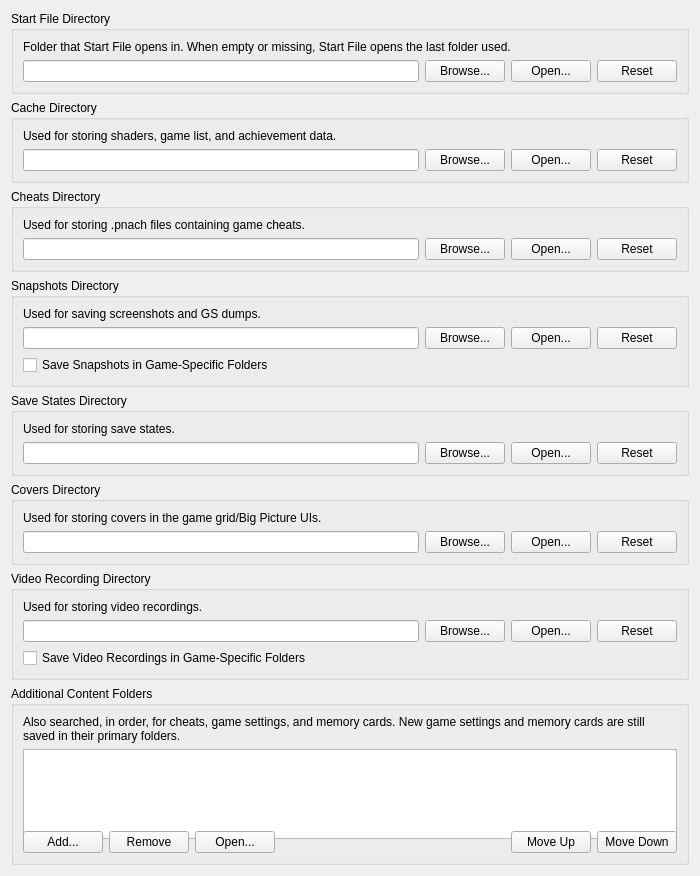
<?xml version="1.0" encoding="UTF-8"?>
<ui version="4.0">
 <class>FolderSettingsWidget</class>
 <widget class="QWidget" name="FolderSettingsWidget">
  <property name="geometry">
   <rect>
    <x>0</x>
    <y>0</y>
    <width>700</width>
    <height>700</height>
   </rect>
  </property>
  <layout class="QVBoxLayout" name="verticalLayout">
   <item>
    <widget class="QGroupBox" name="startFileGroup">
     <property name="title">
      <string>Start File Directory</string>
     </property>
     <layout class="QGridLayout" name="startFileLayout">
      <item row="0" column="0" colspan="4">
       <widget class="QLabel" name="startFileLabel">
        <property name="text">
         <string>Folder that Start File opens in. When empty or missing, Start File opens the last folder used.</string>
        </property>
        <property name="wordWrap">
         <bool>true</bool>
        </property>
        <property name="textInteractionFlags">
         <set>Qt::TextInteractionFlag::TextBrowserInteraction</set>
        </property>
        <property name="buddy">
         <cstring>startFile</cstring>
        </property>
       </widget>
      </item>
      <item row="1" column="0">
       <widget class="QLineEdit" name="startFile"/>
      </item>
      <item row="1" column="1">
       <widget class="QPushButton" name="startFileBrowse">
        <property name="text">
         <string>Browse...</string>
        </property>
       </widget>
      </item>
      <item row="1" column="2">
       <widget class="QPushButton" name="startFileOpen">
        <property name="text">
         <string>Open...</string>
        </property>
       </widget>
      </item>
      <item row="1" column="3">
       <widget class="QPushButton" name="startFileReset">
        <property name="text">
         <string>Reset</string>
        </property>
       </widget>
      </item>
     </layout>
    </widget>
   </item>
   <item>
    <widget class="QGroupBox" name="cacheGroup">
     <property name="title">
      <string>Cache Directory</string>
     </property>
     <layout class="QGridLayout" name="gridLayout_3">
      <item row="1" column="0">
       <widget class="QLineEdit" name="cache"/>
      </item>
      <item row="1" column="1">
       <widget class="QPushButton" name="cacheBrowse">
        <property name="text">
         <string>Browse...</string>
        </property>
       </widget>
      </item>
      <item row="1" column="2">
       <widget class="QPushButton" name="cacheOpen">
        <property name="text">
         <string>Open...</string>
        </property>
       </widget>
      </item>
      <item row="1" column="3">
       <widget class="QPushButton" name="cacheReset">
        <property name="text">
         <string>Reset</string>
        </property>
       </widget>
      </item>
      <item row="0" column="0" colspan="4">
       <widget class="QLabel" name="cacheLabel">
        <property name="text">
         <string>Used for storing shaders, game list, and achievement data.</string>
        </property>
        <property name="textInteractionFlags">
         <set>Qt::TextInteractionFlag::TextBrowserInteraction</set>
        </property>
        <property name="buddy">
         <cstring>cache</cstring>
        </property>
       </widget>
      </item>
     </layout>
    </widget>
   </item>
   <item>
    <widget class="QGroupBox" name="cheatsGroup">
     <property name="title">
      <string>Cheats Directory</string>
     </property>
     <layout class="QGridLayout" name="gridLayout_5">
      <item row="1" column="0">
       <widget class="QLineEdit" name="cheats"/>
      </item>
      <item row="1" column="1">
       <widget class="QPushButton" name="cheatsBrowse">
        <property name="text">
         <string>Browse...</string>
        </property>
       </widget>
      </item>
      <item row="1" column="2">
       <widget class="QPushButton" name="cheatsOpen">
        <property name="text">
         <string>Open...</string>
        </property>
       </widget>
      </item>
      <item row="1" column="3">
       <widget class="QPushButton" name="cheatsReset">
        <property name="text">
         <string>Reset</string>
        </property>
       </widget>
      </item>
      <item row="0" column="0" colspan="4">
       <widget class="QLabel" name="cheatsLabel">
        <property name="text">
         <string>Used for storing .pnach files containing game cheats.</string>
        </property>
        <property name="textInteractionFlags">
         <set>Qt::TextInteractionFlag::TextBrowserInteraction</set>
        </property>
        <property name="buddy">
         <cstring>cheats</cstring>
        </property>
       </widget>
      </item>
     </layout>
    </widget>
   </item>
   <item>
    <widget class="QGroupBox" name="snapshotsGroup">
     <property name="title">
      <string>Snapshots Directory</string>
     </property>
     <layout class="QGridLayout" name="gridLayout">
      <item row="1" column="0">
       <widget class="QLineEdit" name="snapshots"/>
      </item>
      <item row="1" column="1">
       <widget class="QPushButton" name="snapshotsBrowse">
        <property name="text">
         <string>Browse...</string>
        </property>
       </widget>
      </item>
      <item row="1" column="2">
       <widget class="QPushButton" name="snapshotsOpen">
        <property name="text">
         <string>Open...</string>
        </property>
       </widget>
      </item>
      <item row="1" column="3">
       <widget class="QPushButton" name="snapshotsReset">
        <property name="text">
         <string>Reset</string>
        </property>
       </widget>
      </item>
      <item row="0" column="0" colspan="4">
       <widget class="QLabel" name="snaphotsLabel">
        <property name="text">
         <string>Used for saving screenshots and GS dumps.</string>
        </property>
        <property name="textInteractionFlags">
         <set>Qt::TextInteractionFlag::TextBrowserInteraction</set>
        </property>
        <property name="buddy">
         <cstring>snapshots</cstring>
        </property>
       </widget>
      </item>
      <item row="2" column="0" colspan="4">
       <widget class="QCheckBox" name="organizeSnapshotsByGame">
        <property name="text">
         <string>Save Snapshots in Game-Specific Folders</string>
        </property>
       </widget>
      </item>
     </layout>
    </widget>
   </item>
   <item>
    <widget class="QGroupBox" name="saveStatesGroup">
     <property name="title">
      <string>Save States Directory</string>
     </property>
     <layout class="QGridLayout" name="gridLayout_2">
      <item row="0" column="0" colspan="4">
       <widget class="QLabel" name="saveStatesLabel">
        <property name="text">
         <string>Used for storing save states.</string>
        </property>
        <property name="textInteractionFlags">
         <set>Qt::TextInteractionFlag::TextBrowserInteraction</set>
        </property>
        <property name="buddy">
         <cstring>saveStates</cstring>
        </property>
       </widget>
      </item>
      <item row="1" column="1">
       <widget class="QPushButton" name="saveStatesBrowse">
        <property name="text">
         <string>Browse...</string>
        </property>
       </widget>
      </item>
      <item row="1" column="3">
       <widget class="QPushButton" name="saveStatesReset">
        <property name="text">
         <string>Reset</string>
        </property>
       </widget>
      </item>
      <item row="1" column="0">
       <widget class="QLineEdit" name="saveStates"/>
      </item>
      <item row="1" column="2">
       <widget class="QPushButton" name="saveStatesOpen">
        <property name="text">
         <string>Open...</string>
        </property>
       </widget>
      </item>
     </layout>
    </widget>
   </item>
   <item>
    <widget class="QGroupBox" name="coversGroup">
     <property name="title">
      <string>Covers Directory</string>
     </property>
     <layout class="QGridLayout" name="gridLayout_4">
      <item row="1" column="0">
       <widget class="QLineEdit" name="covers"/>
      </item>
      <item row="1" column="1">
       <widget class="QPushButton" name="coversBrowse">
        <property name="text">
         <string>Browse...</string>
        </property>
       </widget>
      </item>
      <item row="1" column="2">
       <widget class="QPushButton" name="coversOpen">
        <property name="text">
         <string>Open...</string>
        </property>
       </widget>
      </item>
      <item row="1" column="3">
       <widget class="QPushButton" name="coversReset">
        <property name="text">
         <string>Reset</string>
        </property>
       </widget>
      </item>
      <item row="0" column="0" colspan="4">
       <widget class="QLabel" name="coversLabel">
        <property name="text">
         <string>Used for storing covers in the game grid/Big Picture UIs.</string>
        </property>
        <property name="textInteractionFlags">
         <set>Qt::TextInteractionFlag::TextBrowserInteraction</set>
        </property>
        <property name="buddy">
         <cstring>covers</cstring>
        </property>
       </widget>
      </item>
     </layout>
    </widget>
   </item>
   <item>
    <widget class="QGroupBox" name="videoDumpDirectory">
     <property name="title">
      <string>Video Recording Directory</string>
     </property>
     <layout class="QGridLayout" name="gridLayout_7">
      <item row="3" column="2">
       <widget class="QPushButton" name="videoDumpingDirectoryOpen">
        <property name="text">
         <string>Open...</string>
        </property>
       </widget>
      </item>
      <item row="3" column="0">
       <widget class="QLineEdit" name="videoDumpingDirectory"/>
      </item>
      <item row="3" column="1">
       <widget class="QPushButton" name="videoDumpingDirectoryBrowse">
        <property name="text">
         <string>Browse...</string>
        </property>
       </widget>
      </item>
      <item row="0" column="0">
       <widget class="QLabel" name="videoDumpLabel">
        <property name="text">
         <string>Used for storing video recordings.</string>
        </property>
        <property name="textInteractionFlags">
         <set>Qt::TextInteractionFlag::TextBrowserInteraction</set>
        </property>
        <property name="buddy">
         <cstring>videoDumpingDirectory</cstring>
        </property>
       </widget>
      </item>
      <item row="3" column="3">
       <widget class="QPushButton" name="videoDumpingDirectoryReset">
        <property name="text">
         <string>Reset</string>
        </property>
       </widget>
      </item>
      <item row="4" column="0">
       <widget class="QCheckBox" name="organizeVideoDumpByGame">
        <property name="text">
         <string>Save Video Recordings in Game-Specific Folders</string>
        </property>
       </widget>
      </item>
     </layout>
    </widget>
   </item>
   <item>
    <widget class="QGroupBox" name="additionalContentFoldersGroup">
     <property name="title">
      <string>Additional Content Folders</string>
     </property>
     <layout class="QVBoxLayout" name="additionalContentFoldersLayout">
      <item>
       <widget class="QLabel" name="additionalContentFoldersLabel">
        <property name="text">
         <string>Also searched, in order, for cheats, game settings, and memory cards. New game settings and memory cards are still saved in their primary folders.</string>
        </property>
        <property name="wordWrap">
         <bool>true</bool>
        </property>
       </widget>
      </item>
      <item>
       <widget class="QListWidget" name="additionalContentFolders">
        <property name="minimumSize">
         <size>
          <width>0</width>
          <height>90</height>
         </size>
        </property>
       </widget>
      </item>
      <item>
       <layout class="QHBoxLayout" name="additionalContentFoldersButtons">
        <item>
         <widget class="QPushButton" name="additionalContentFolderAdd">
          <property name="text">
           <string>Add...</string>
          </property>
         </widget>
        </item>
        <item>
         <widget class="QPushButton" name="additionalContentFolderRemove">
          <property name="text">
           <string>Remove</string>
          </property>
         </widget>
        </item>
        <item>
         <widget class="QPushButton" name="additionalContentFolderOpen">
          <property name="text">
           <string>Open...</string>
          </property>
         </widget>
        </item>
        <item>
         <spacer name="additionalContentFoldersButtonSpacer">
          <property name="orientation">
           <enum>Qt::Orientation::Horizontal</enum>
          </property>
          <property name="sizeHint" stdset="0">
           <size>
            <width>40</width>
            <height>20</height>
           </size>
          </property>
         </spacer>
        </item>
        <item>
         <widget class="QPushButton" name="additionalContentFolderUp">
          <property name="text">
           <string>Move Up</string>
          </property>
         </widget>
        </item>
        <item>
         <widget class="QPushButton" name="additionalContentFolderDown">
          <property name="text">
           <string>Move Down</string>
          </property>
         </widget>
        </item>
       </layout>
      </item>
     </layout>
    </widget>
   </item>
   <item>
    <spacer name="verticalSpacer">
     <property name="orientation">
      <enum>Qt::Orientation::Vertical</enum>
     </property>
     <property name="sizeHint" stdset="0">
      <size>
       <width>20</width>
       <height>0</height>
      </size>
     </property>
    </spacer>
   </item>
  </layout>
 </widget>
 <tabstops>
  <tabstop>startFile</tabstop>
  <tabstop>startFileBrowse</tabstop>
  <tabstop>startFileOpen</tabstop>
  <tabstop>startFileReset</tabstop>
  <tabstop>cache</tabstop>
  <tabstop>cacheBrowse</tabstop>
  <tabstop>cacheOpen</tabstop>
  <tabstop>cacheReset</tabstop>
  <tabstop>cheats</tabstop>
  <tabstop>cheatsBrowse</tabstop>
  <tabstop>cheatsOpen</tabstop>
  <tabstop>cheatsReset</tabstop>
  <tabstop>snapshots</tabstop>
  <tabstop>snapshotsBrowse</tabstop>
  <tabstop>snapshotsOpen</tabstop>
  <tabstop>snapshotsReset</tabstop>
  <tabstop>organizeSnapshotsByGame</tabstop>
  <tabstop>saveStates</tabstop>
  <tabstop>saveStatesBrowse</tabstop>
  <tabstop>saveStatesOpen</tabstop>
  <tabstop>saveStatesReset</tabstop>
  <tabstop>covers</tabstop>
  <tabstop>coversBrowse</tabstop>
  <tabstop>coversOpen</tabstop>
  <tabstop>coversReset</tabstop>
  <tabstop>videoDumpingDirectory</tabstop>
  <tabstop>videoDumpingDirectoryBrowse</tabstop>
  <tabstop>videoDumpingDirectoryOpen</tabstop>
  <tabstop>videoDumpingDirectoryReset</tabstop>
  <tabstop>additionalContentFolders</tabstop>
  <tabstop>additionalContentFolderAdd</tabstop>
  <tabstop>additionalContentFolderRemove</tabstop>
  <tabstop>additionalContentFolderOpen</tabstop>
  <tabstop>additionalContentFolderUp</tabstop>
  <tabstop>additionalContentFolderDown</tabstop>
 </tabstops>
 <resources>
  <include location="../resources/resources.qrc"/>
 </resources>
 <connections/>
</ui>
